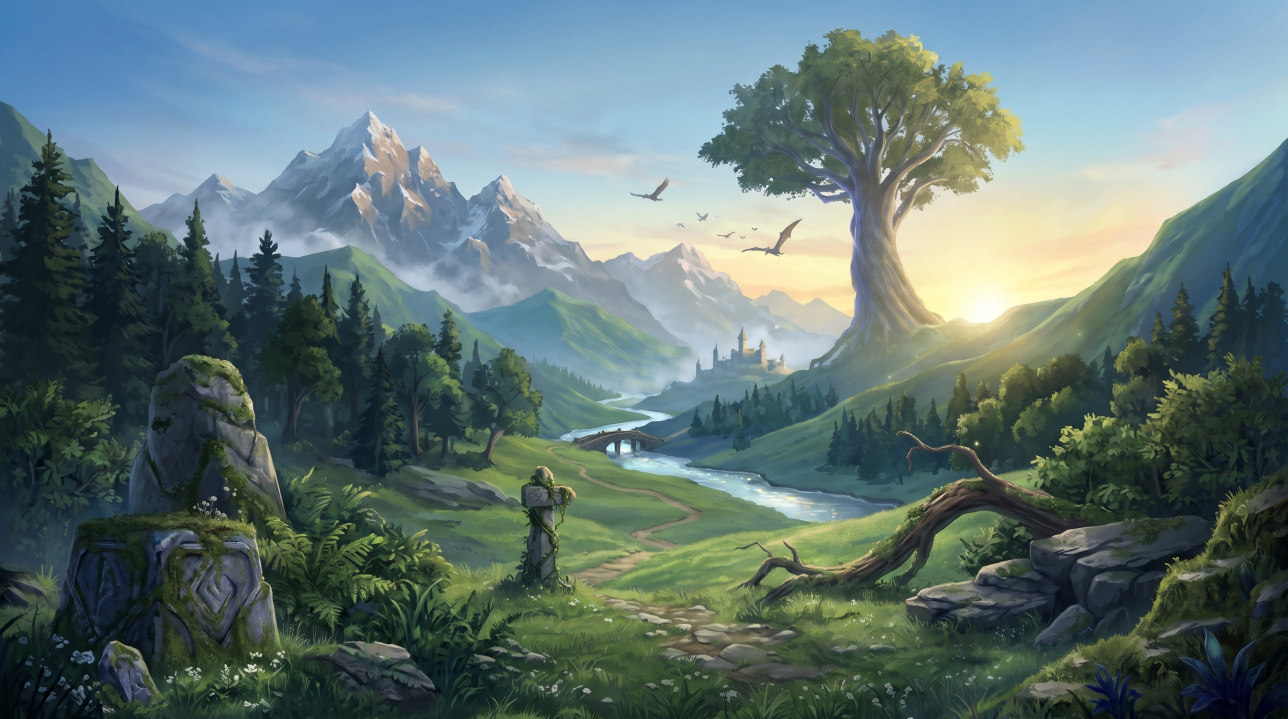
#> input picture bgm/adventure-bg.jpg, 2576 x 1438 px (shown at 1/2 size)
$ python make_adventure_backgrounds.py ../bgm/adventure-bg.jpg
#> lines starting #> are read from the running program, lines starting #| are printed output that depends on the picture
#!/usr/bin/env python3
"""
冒険の背景（bgm/adventure-bg.jpg）から、冒険の道の6つの地域の背景を作る。
地域ごとに「元画像のどこを切り出すか」と「色合い」を変えて、別の場所に見えるようにする。

  bgm/adv_area0.jpg ささやきの森（元の色・左の森）
  bgm/adv_area1.jpg 霧の洞窟（暗い青・森の奥）
  bgm/adv_area2.jpg 星降る丘（夜の紫・空と山）
  bgm/adv_area3.jpg 古代の遺跡（夕暮れの琥珀色・石碑）
  bgm/adv_area4.jpg 竜の山脈（燃える赤・雪山）
  bgm/adv_area5.jpg 天空の城（明るい空色・城）

使い方: python3 tools/make_adventure_backgrounds.py --force
※ 2026-11 から、6地域とも作者が用意した画像（adv_area0〜5.jpg）を使っている。
  このスクリプトは既にある画像を上書きしない（--force を付けたときだけ作り直す）。
"""
from pathlib import Path
import numpy as np
from PIL import Image, ImageFilter

ROOT = Path(__file__).resolve().parent.parent
SRC = ROOT / "bgm" / "adventure-bg.jpg"
OUT_W, OUT_H = 1600, 893

def hex2rgb(h):
    h = h.lstrip("#"); return np.array([int(h[i:i + 2], 16) for i in (0, 2, 4)], dtype=np.float32) / 255

# crop = (左, 上, 右, 下) の割合
AREAS = [
    dict(crop=(0.00, 0.10, 0.62, 0.95), shadow=None),
    dict(crop=(0.00, 0.30, 0.45, 1.00), shadow="#02040c", mid="#1c3a6e", high="#9fd0ff", mix=0.80, bright=0.78, glow=1.45, blur=1.0),
    dict(crop=(0.08, 0.00, 0.78, 0.62), shadow="#06021a", mid="#4a2a8a", high="#f0d8ff", mix=0.78, bright=0.72, glow=1.4, stars=True),
    dict(crop=(0.02, 0.38, 0.52, 1.00), shadow="#1a0a02", mid="#9a5a1a", high="#ffe2a0", mix=0.70, bright=0.95, glow=1.25),
    dict(crop=(0.10, 0.08, 0.62, 0.62), shadow="#1a0200", mid="#b0301a", high="#ffd090", mix=0.74, bright=0.9, glow=1.35),
    dict(crop=(0.45, 0.25, 0.85, 0.68), shadow="#203050", mid="#7ab8e8", high="#ffffff", mix=0.55, bright=1.12, glow=1.3),
]

def grade(a, shadow, mid, high, mix, bright, glow, **_):
    luma = (0.299 * a[..., 0] + 0.587 * a[..., 1] + 0.114 * a[..., 2])[..., None]
    s, m, h = hex2rgb(shadow), hex2rgb(mid), hex2rgb(high)
    gm = np.where(luma < .5, s + (m - s) * np.clip(luma * 2, 0, 1), m + (h - m) * np.clip(luma * 2 - 1, 0, 1))
    out = (a * (1 - mix) + gm * mix) * bright
    out = out + np.clip(luma - .65, 0, 1) * (glow - 1) * 2
    return np.clip(out, 0, 1)

def add_stars(a, seed=3):
    rng = np.random.default_rng(seed)
    H, W = a.shape[:2]
    for _ in range(420):
        y, x = rng.integers(0, int(H * .45)), rng.integers(0, W)
        r = rng.choice([1, 1, 1, 2])
        v = rng.uniform(.6, 1)
        a[max(0, y - r):y + r, max(0, x - r):x + r] = np.maximum(a[max(0, y - r):y + r, max(0, x - r):x + r], v)
    return a

def main():
    import sys
    force = '--force' in sys.argv
    src = Image.open(SRC).convert("RGB")
#> src is the input picture: PIL image 2576x1438 RGB; mean R, G, B 96, 116, 114.5
    W, H = src.size
#> W = 2576; H = 1438
    for i, g in enumerate(AREAS):
        l, t, r, b = g["crop"]
        im = src.crop((int(W * l), int(H * t), int(W * r), int(H * b)))
        # 横長（16:9）にそろえる
        cw, ch = im.size
        target = OUT_W / OUT_H
        if cw / ch > target:
            nw = int(ch * target); im = im.crop(((cw - nw) // 2, 0, (cw - nw) // 2 + nw, ch))
        else:
            nh = int(cw / target); im = im.crop((0, (ch - nh) // 2, cw, (ch - nh) // 2 + nh))
        im = im.resize((OUT_W, OUT_H), Image.LANCZOS)
        if g.get("blur"): im = im.filter(ImageFilter.GaussianBlur(g["blur"]))
        a = np.asarray(im, dtype=np.float32) / 255
        if g["shadow"]: a = grade(a, **g)
        if g.get("stars"): a = add_stars(a)
        dst = ROOT / "bgm" / f"adv_area{i}.jpg"
        if dst.exists() and not force:
            print(dst.name, '既にあるので作らない'); continue
        Image.fromarray((a * 255).astype(np.uint8)).save(dst, "JPEG", quality=84, optimize=True, progressive=True)
        print(dst.name, dst.stat().st_size // 1024, "KB")
#> this loop made 6 passes
#> pass 1, in main, `im = src.crop((int(W * l), int(H * t), int(W * r), int(H * b)))`:
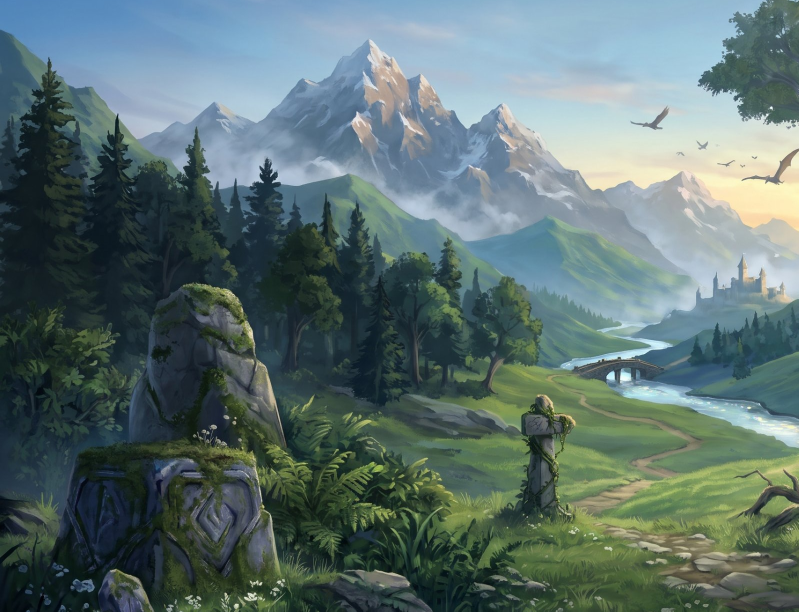
#> im: PIL image 1597x1223 RGB (shown at 1/2 size); mean R, G, B 92.4, 112.8, 111.6
#> pass 1, in main, `im = im.crop((0, (ch - nh) // 2, cw, (ch - nh) // 2 + nh))`:
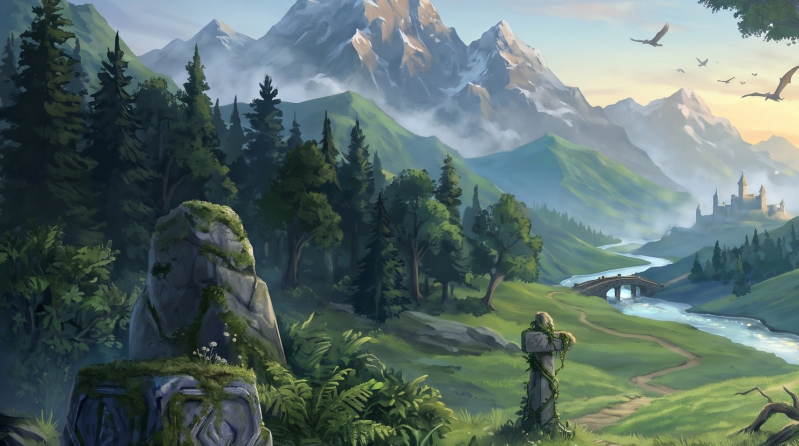
#> im: PIL image 1597x891 RGB (shown at 1/2 size); mean R, G, B 91.2, 109.9, 106.6

if __name__ == "__main__":
    main()

$ run again, with bgm/adv_area1.jpg copied over bgm/adventure-bg.jpg
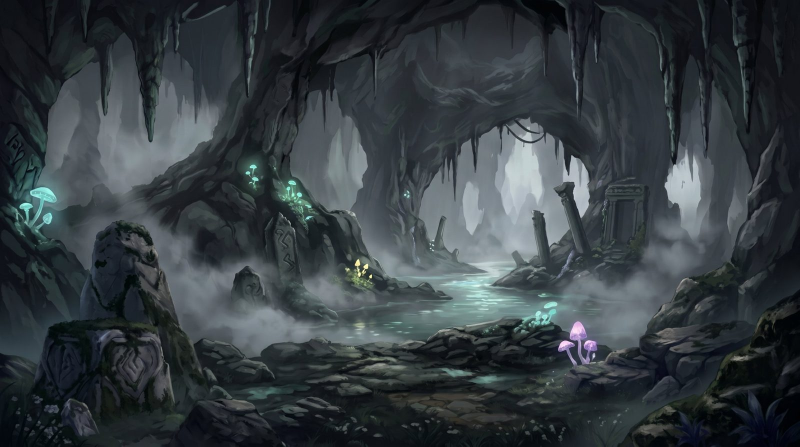
#> input picture bgm/adv_area1.jpg, 1600 x 893 px (shown at 1/2 size)
#> in main, src is the input picture: PIL image 1600x893 RGB; mean R, G, B 53.8, 61.4, 65.8
#> the loop in main, `for i, g in enumerate(AREAS):` made 6 passes
#> pass 1, in main, `im = src.crop((int(W * l), int(H * t), int(W * r), int(H * b)))`:
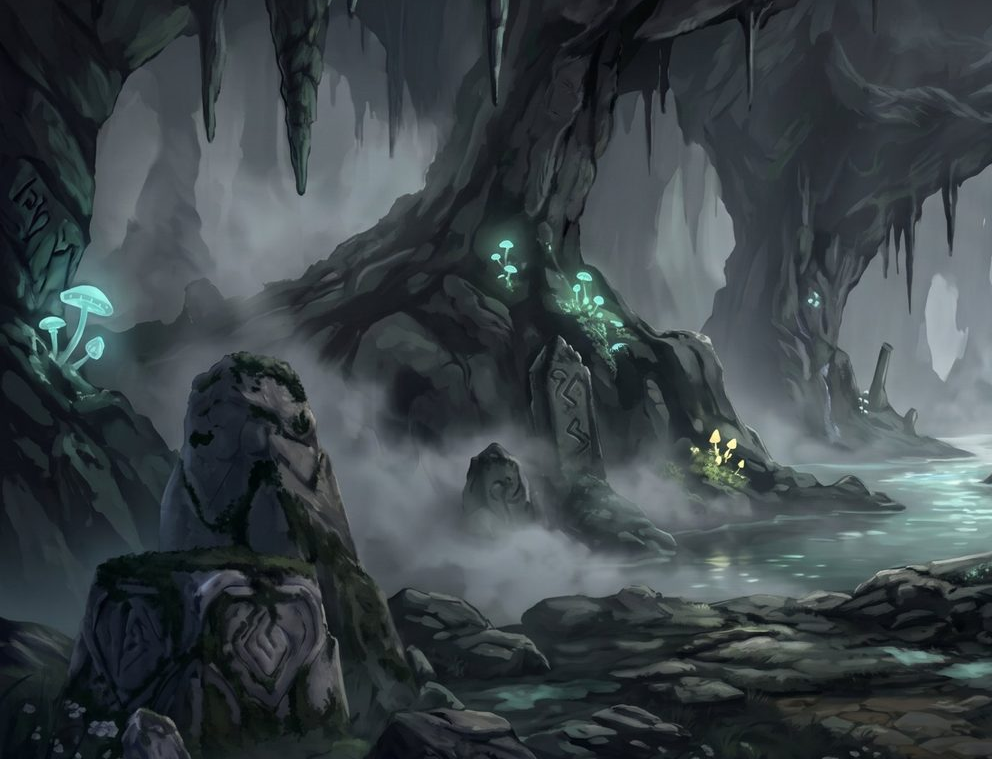
#> im: PIL image 992x759 RGB; mean R, G, B 59.6, 68.3, 72
#> pass 1, in main, `im = im.crop((0, (ch - nh) // 2, cw, (ch - nh) // 2 + nh))`:
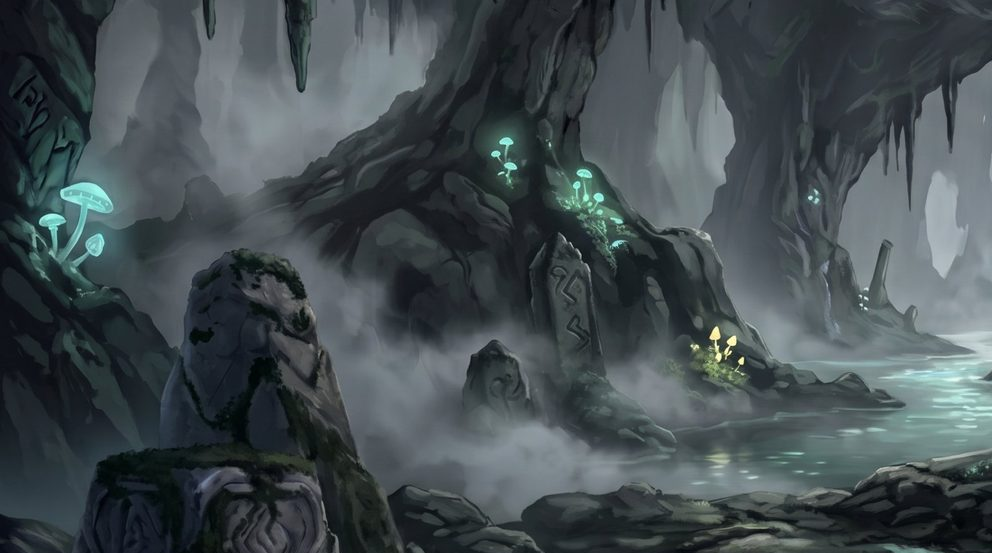
#> im: PIL image 992x553 RGB; mean R, G, B 67.8, 77.5, 81.3

$ run again, with bgm/adv_area2.jpg copied over bgm/adventure-bg.jpg
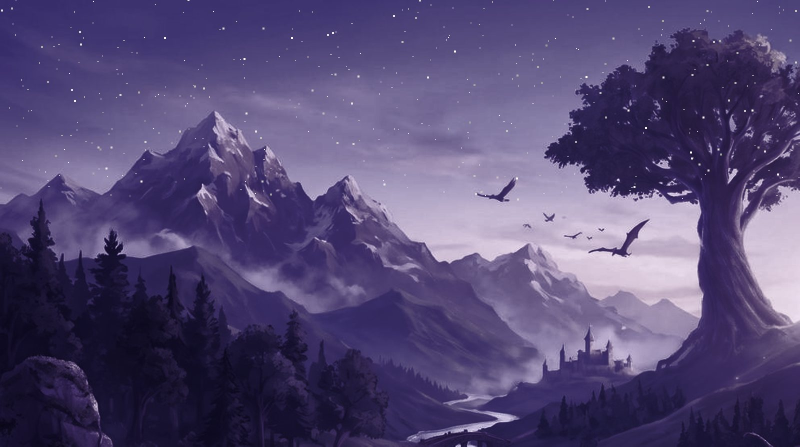
#> input picture bgm/adv_area2.jpg, 1600 x 893 px (shown at 1/2 size)
#> in main, src is the input picture: PIL image 1600x893 RGB; mean R, G, B 84.7, 73.5, 116
#> the loop in main, `for i, g in enumerate(AREAS):` made 6 passes
#> pass 1, in main, `im = src.crop((int(W * l), int(H * t), int(W * r), int(H * b)))`:
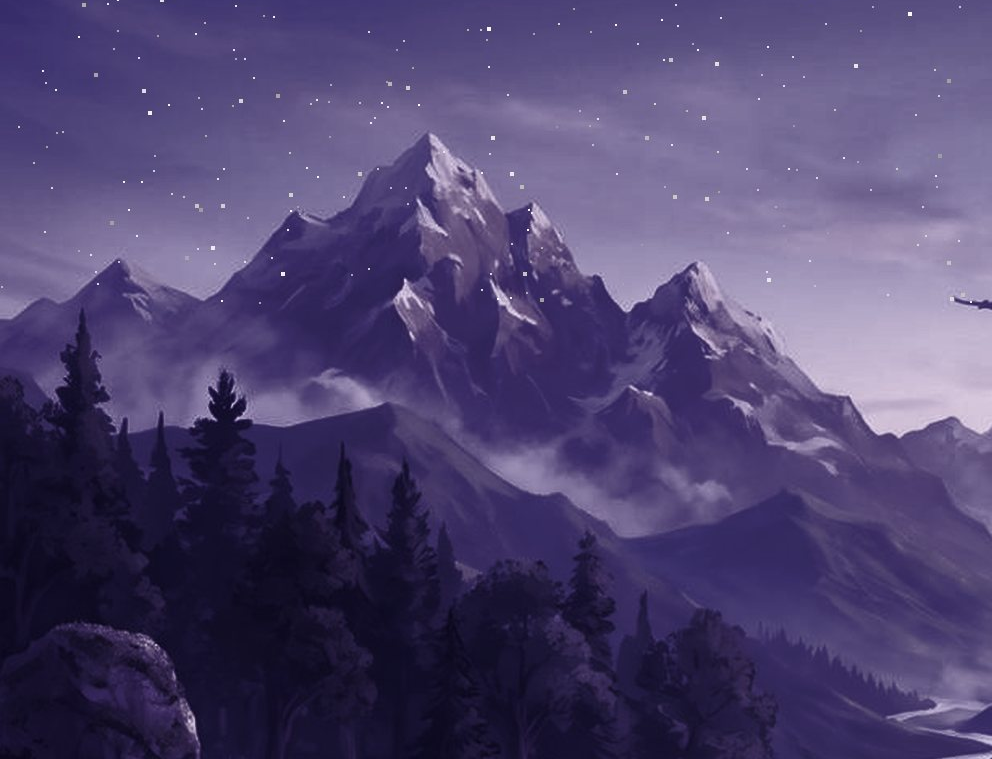
#> im: PIL image 992x759 RGB; mean R, G, B 78.5, 67.9, 110.9
#> pass 1, in main, `im = im.crop((0, (ch - nh) // 2, cw, (ch - nh) // 2 + nh))`:
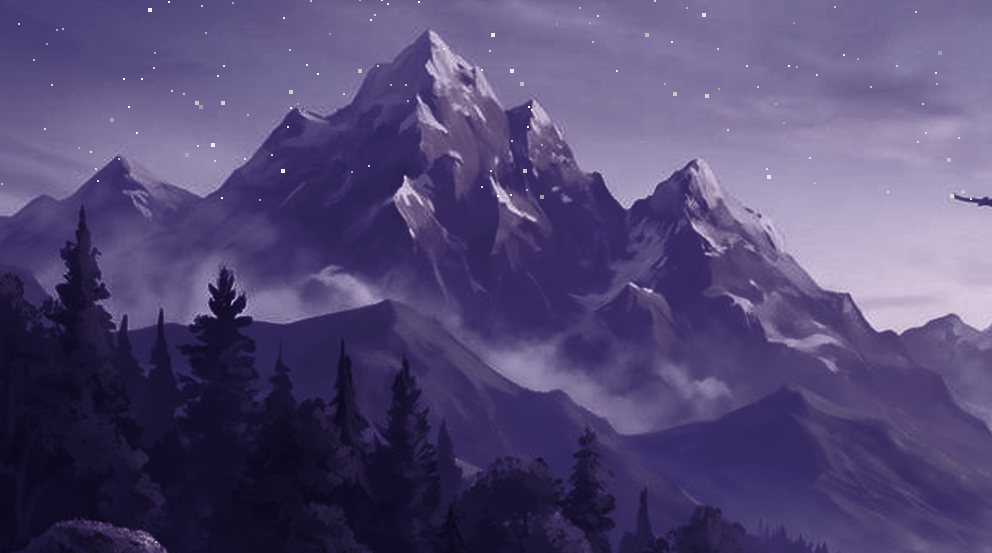
#> im: PIL image 992x553 RGB; mean R, G, B 84.5, 73.2, 116.1
